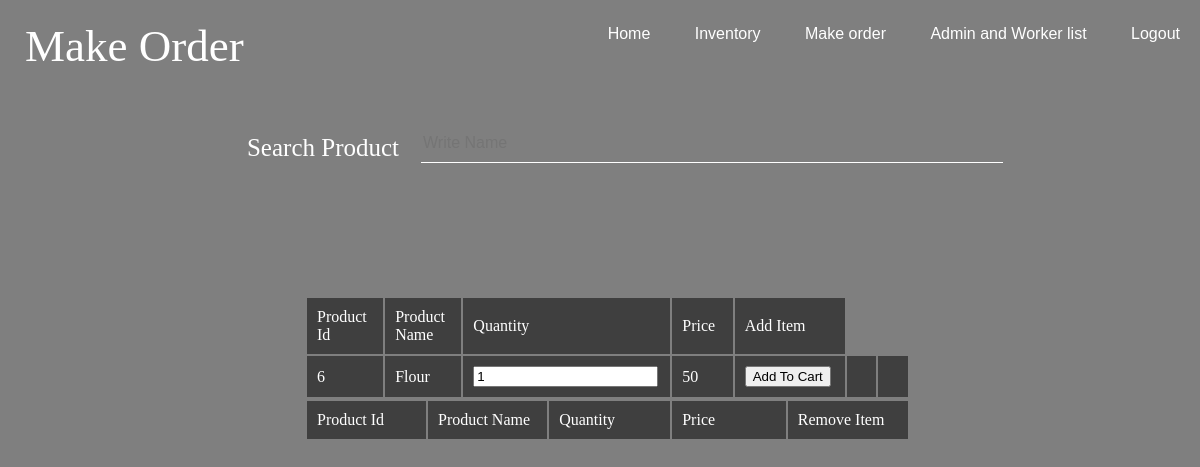
/views/makeorder.php?id=6 (signed in), run on the app's committed database.
### tables this page shows
CREATE TABLE `inventory` (
  `id` int(11) NOT NULL,
  `pname` varchar(100) NOT NULL,
  `pbrand` varchar(100) NOT NULL,
  `cost` int(10) NOT NULL,
  `price` int(10) NOT NULL,
  `quan` int(250) NOT NULL,
  `origin` varchar(20) NOT NULL
);

### views/makeorder.php (the view, shortened to what this page needs)
<html>
	<head>
		<link rel="stylesheet" type="text/css" href= "styles/makeOrderDesign.css">
	</head>
	<body>
	<span id = 'makeorderheading'>Make Order</span>
	<div class = "main">
			<ul>
			<li><a href= "admindash.php">Home</a></li>
			<li><a href= "inventory.php">Inventory</a></li>
			<li><a href= "makeorder.php">Make order</a></li>
			<li><a href= "adminworkerlist.php">Admin and Worker list</a></li>
			<li><a href= "login.php">Logout</a></li>
			</ul>
	</div>
	<form method="post" action="makeorder.php?action=add&id=<?php echo $product["id"]; ?>">
	<div class = "searchInventorybar">
		<table align = 'center'>
			<tr>
				<td>
					Search Product
				</td>
				<td>
					<input type ="text" onkeyup = "search()" id="searchbox" size = '60' placeholder="Write Name">
				</td>
			</tr>
		</table>
	</div>
	<div class = "addproducttable">
		<table align="center">
		<tr>
			<td>Product Id</td>
			<td>Product Name</td>
			<td>Quantity</td>
			<td>Price</td>
			<td>Add Item</td>
		</tr>
		<?php
				if(isset($_GET['id']))
				{
					$pid = $_GET['id'];
					$q = "SELECT * FROM inventory WHERE id = '$pid'";
					$con = mysqli_connect('localhost', 'root', '', 'dailysupershopdb');
					$result = mysqli_query($con, $q);
						if(mysqli_num_rows($result) > 0)
						{
							while($product = mysqli_fetch_assoc($result))
							{
								echo "<tr>";
									echo "<td>".$product["id"]."</td>";
									echo "<td>".$product["pname"]."</td>";
									echo "<td id='quanbox'><input type = 'text' value = '1' name = 'productquan' id = 'productQuan'></td>";
									echo "<td>".$product["price"]."</td>";
									echo "<td><input type = 'submit' name = 'addtocart' value = 'Add To Cart'></td>";
									echo "<td> <input type = 'hidden' name= 'hidden_name' value = ".$product["pname"]."></td>";
									echo "<td> <input type = 'hidden' name= 'hidden_price' value = ".$product["price"]."></td>";
								echo "</tr>";
							}
						}
				}
		?>
	</div>
	<div class = "addproducttable2">
	<table align="center">
		<tr>
			<td>Product Id</td>
			<td>Product Name</td>
			<td>Quantity</td>
			<td>Price</td>
			<td>Remove Item</td>
		</tr>
	</table>
	</div>
	</body>
</html>

### views/styles/makeOrderDesign.css (style rules this page uses)
body { margin: 0; padding: 0; background-image: linear-gradient(rgba(0,0,0,0.5), rgba(0,0,0,0.5)), url(../../storage/images/3545189.jpg); background-size: cover; background-position: center; font-family: sans-serif; }
.main ul { float: right; list-style-type: none; margin-top: 25px; }
.main ul li { display: inline-block; }
.main ul li a { text-decoration: none; color: #fff; padding: 5px 20px; border: none; transition: 0.6s ease; }
#makeorderheading { float: left; font-family: century gothic; font-size: 45px; color: #fff; margin: 20px 25px; }
.searchInventorybar { float: center; margin-left: 50px; padding: 120px 50px 0px; margin-bottom: 0px; font-family: century gothic; }
.searchInventorybar td { padding-left: 10px; padding-right: 10px; font-size: 25px; color: #fff; }
.searchInventorybar input { width: 100%; margin-bottom: 10px; }
.searchInventorybar input[type="text"] { border: none; border-bottom: 1px solid #fff; background: transparent; outline: none; height: 40px; color: #fff; font-size: 16px; }
.addproducttable { float: left; margin-left: 5px; padding: 60px 300px 0px; margin-bottom: 0px; font-family: century gothic; margin-top: 0px; }
.addproducttable td { padding: 10 12 10 10px; margin-left: 15px; margin-right: 50px; font-family: century gothic; width: 120px; background: rgba(0, 0, 0, 0.5); color: #fff; top: 30%; left: 26%; position: center; margin-bottom: 20px; }
.addproducttable2 { float: left; margin-left: 5px; padding: 60px 300px 0px; margin-bottom: 0px; font-family: century gothic; }
#quanbox { width: 20; }

### data on the page
inventory: id "6", pname "Flour", price "50"
